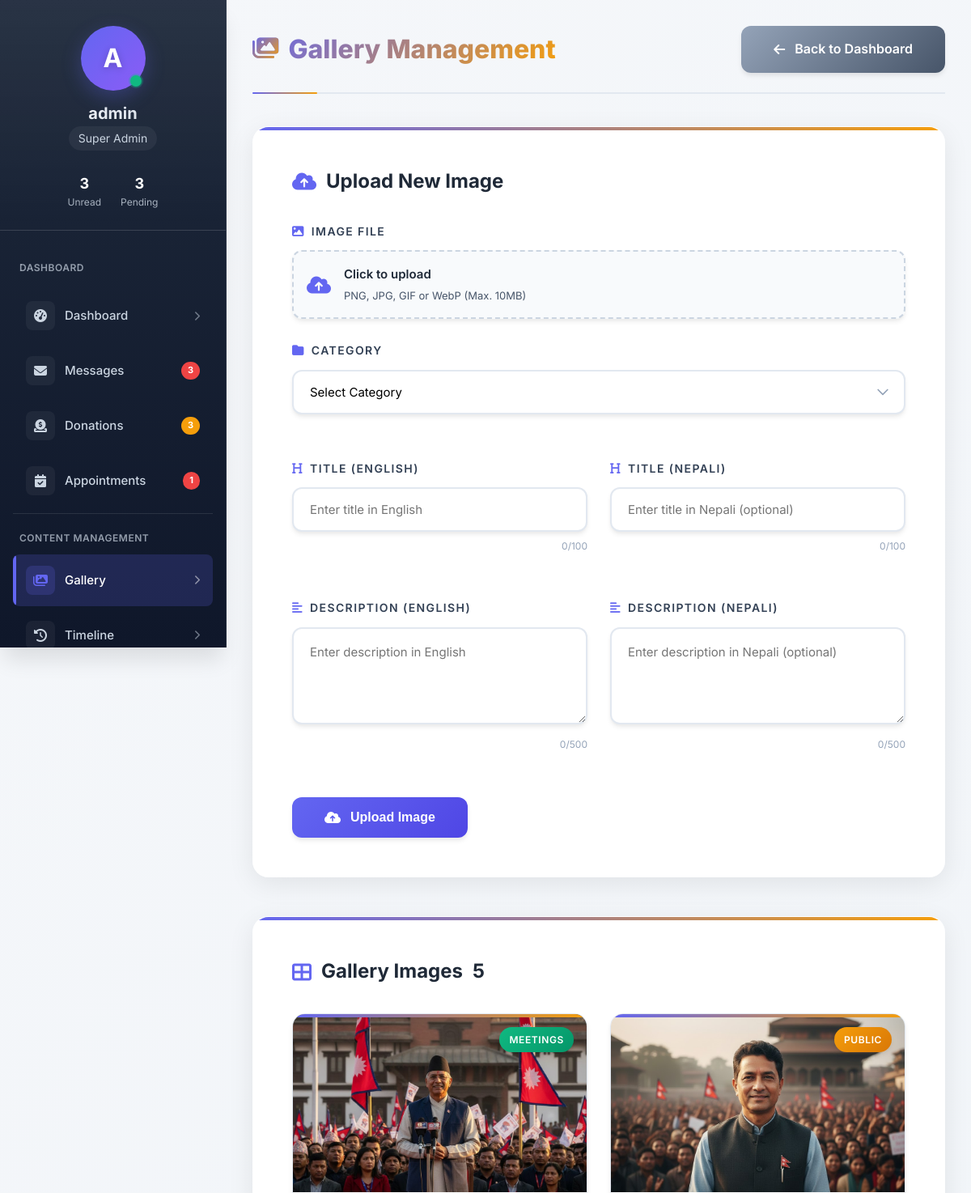
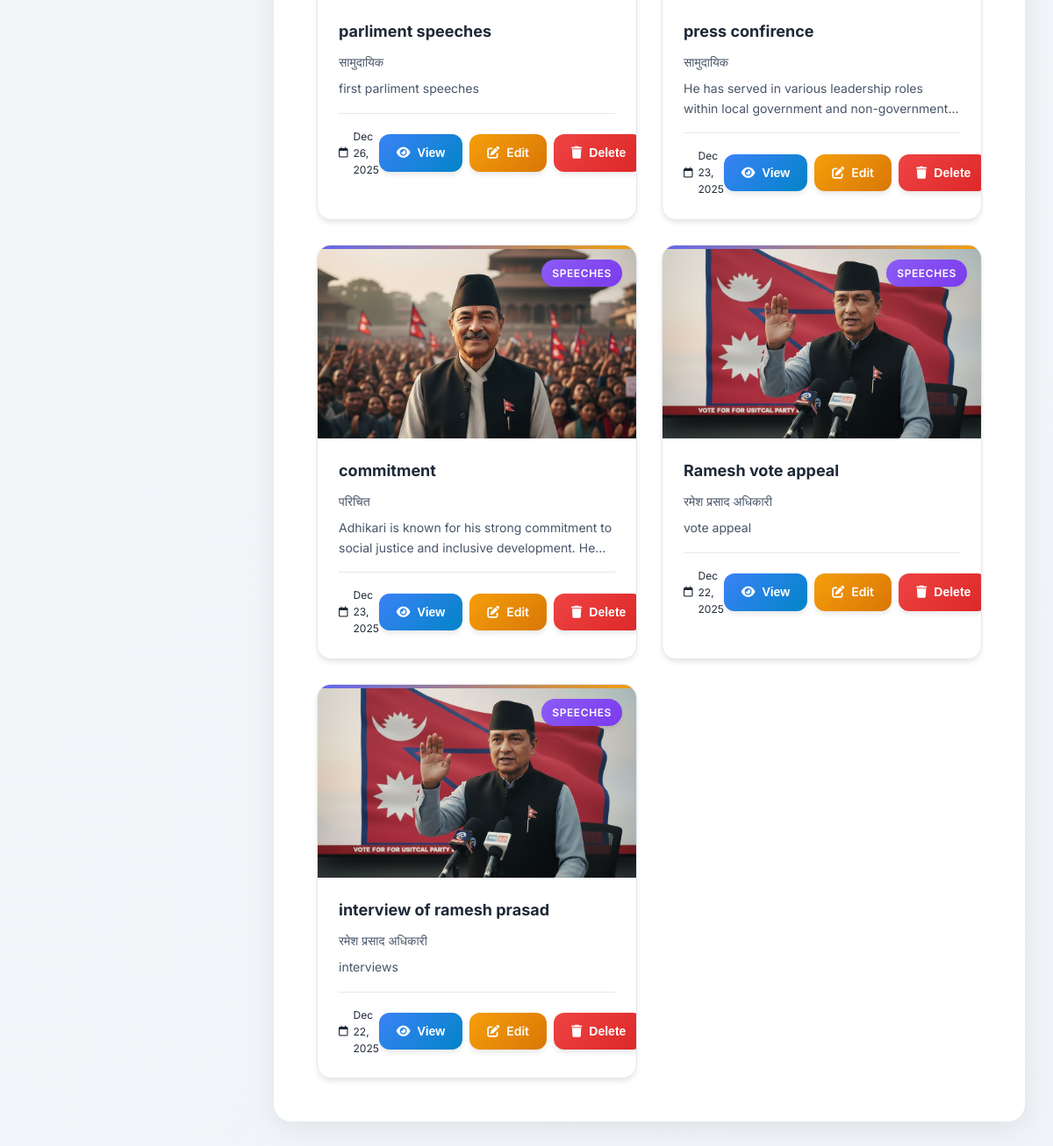
Screenshot of /backend/admin/gallery.php (signed in) with the database file from the repository (2 pictures, top to bottom).
### tables this page shows
CREATE TABLE `gallery_images` (
  `id` int(11) NOT NULL,
  `image_url` varchar(255) NOT NULL,
  `category` varchar(50) DEFAULT NULL,
  `title` varchar(200) DEFAULT NULL,
  `description` text DEFAULT NULL,
  `uploaded_by` varchar(100) DEFAULT NULL,
  `uploaded_at` timestamp NOT NULL DEFAULT current_timestamp(),
  `is_active` tinyint(1) DEFAULT 1,
  `title_np` varchar(200) DEFAULT NULL,
  `description_np` text DEFAULT NULL
);

### backend/admin/gallery.php (the view, shortened to what the rows shown need)
<?php
require_once __DIR__ . '/../database/connection.php';
$edit_mode = false;
$edit_image = null;
$stmt = $conn->query("SELECT * FROM gallery_images ORDER BY uploaded_at DESC");
$images = $stmt->fetchAll(PDO::FETCH_ASSOC);
?>
<!DOCTYPE html>
<html lang="en">
<head>
    <link rel="stylesheet" href="https://cdnjs.cloudflare.com/ajax/libs/font-awesome/6.4.0/css/all.min.css">
</head>
<body>
    <div class="admin-container">
        <main class="main-content">
            <div class="page-header">
                <h1><i class="fas fa-images"></i> Gallery Management</h1>
            </div>
            <?php if ($edit_mode && $edit_image): ?>
                <div class="edit-form-container">
                    <div class="page-header" style="border-bottom: none; margin-bottom: 1.5rem;">
                        <h2><i class="fas fa-edit"></i> Edit Image</h2>
                        <a href="?cancel_edit" class="btn btn-secondary">
                            <i class="fas fa-times"></i> <span>Cancel Edit</span>
                        </a>
                    </div>
                    <div class="current-image">
                        <img src="../uploads/gallery/<?php echo htmlspecialchars($edit_image['image_url']); ?>"
                             alt="Current Image">
                        <p>Current Image</p>
                    </div>
                    <form method="POST" enctype="multipart/form-data">
                        <input type="hidden" name="edit_id" value="<?php echo $edit_image['id']; ?>">
                        <div class="form-section">
                            <h3><i class="fas fa-camera"></i> Update Image (Optional)</h3>
                            <div class="form-group">
                                <div class="file-input-wrapper">
                                    <input type="file" name="new_image" id="newImageInput" accept="image/*">
                                    <div class="file-input-content">
                                        <i class="fas fa-cloud-upload-alt"></i>
                                        <div class="file-input-text">
                                            <h4>Click to update image</h4>
                                            <p>Leave empty to keep current image</p>
                                        </div>
                                    </div>
                                </div>
                                <img id="newImagePreview" src="" alt="New image preview" style="display: none;">
                            </div>
                        </div>
                        <div class="form-section">
                            <h3><i class="fas fa-info-circle"></i> Image Details</h3>
                            <div class="form-row">
                                <div class="form-group">
                                    <label class="form-label">
                                        <i class="fas fa-folder"></i> Category
                                    </label>
                                    <select name="category" class="form-select" required>
                                        <option value="">Select Category</option>
                                        <option value="speeches" <?php echo $edit_image['category'] == 'speeches' ? 'selected' : ''; ?>>🎤 Speeches</option>
                                        <option value="meetings" <?php echo $edit_image['category'] == 'meetings' ? 'selected' : ''; ?>>🤝 Meetings</option>
                                        <option value="public" <?php echo $edit_image['category'] == 'public' ? 'selected' : ''; ?>>🏛️ Public Events</option>
                                    </select>
                                </div>
                            </div>
                            <div class="form-row">
                                <div class="form-group">
                                    <label class="form-label">
                                        <i class="fas fa-heading"></i> Title (English)
                                    </label>
                                    <input type="text" name="title_en" class="form-input"
                                           value="<?php echo htmlspecialchars($edit_image['title']); ?>"
                                           placeholder="Enter title in English"
                                           required
                                           maxlength="100">
                                    <span class="char-count" data-for="title_en"></span>
                                </div>
                                <div class="form-group">
                                    <label class="form-label">
                                        <i class="fas fa-heading"></i> Title (Nepali)
                                    </label>
                                    <input type="text" name="title_np" class="form-input"
                                           value="<?php echo htmlspecialchars($edit_image['title_np'] ?? ''); ?>"
                                           placeholder="Enter title in Nepali (optional)"
                                           maxlength="100">
                                    <span class="char-count" data-for="title_np"></span>
                                </div>
                            </div>
                            <div class="form-row">
                                <div class="form-group">
                                    <label class="form-label">
                                        <i class="fas fa-align-left"></i> Description (English)
                                    </label>
                                    <textarea name="description_en" class="form-textarea"
                                              placeholder="Enter description in English"
                                              maxlength="500"><?php echo htmlspecialchars($edit_image['description'] ?? ''); ?></textarea>
                                    <span class="char-count" data-for="description_en"></span>
                                </div>
                                <div class="form-group">
                                    <label class="form-label">
                                        <i class="fas fa-align-left"></i> Description (Nepali)
                                    </label>
                                    <textarea name="description_np" class="form-textarea"
                                              placeholder="Enter description in Nepali (optional)"
                                              maxlength="500"><?php echo htmlspecialchars($edit_image['description_np'] ?? ''); ?></textarea>
                                    <span class="char-count" data-for="description_np"></span>
                                </div>
                            </div>
                        </div>
                        <div style="display: flex; gap: 1rem;">
                            <button type="submit" class="btn btn-warning">
                                <i class="fas fa-save"></i> <span>Update Image</span>
                            </button>
                            <a href="?cancel_edit" class="btn btn-secondary">
                                <i class="fas fa-times"></i> <span>Cancel</span>
                            </a>
                        </div>
                    </form>
                </div>
            <?php else: ?>
                <div class="form-container">
                    <h2><i class="fas fa-cloud-upload-alt"></i> Upload New Image</h2>
                </div>
            <?php endif; ?>
            <div class="form-container">
                <h2><i class="fas fa-th-large"></i> Gallery Images <span class="badge"><?php echo count($images); ?></span></h2>
                <?php if (empty($images)): ?>
                    <div class="empty-state">
                        <i class="fas fa-images"></i>
                        <h3>No images uploaded yet</h3>
                        <p>Upload your first image using the form above</p>
                        <a href="#uploadForm" class="btn">
                            <i class="fas fa-plus"></i> Upload Image
                        </a>
                    </div>
                <?php else: ?>
                    <div class="gallery-grid">
                        <?php foreach ($images as $img):
                            $categoryClass = 'category-' . $img['category'];
                            $uploadDate = date('M d, Y', strtotime($img['uploaded_at']));
                        ?>
                            <div class="gallery-item" id="gallery-item-<?php echo $img['id']; ?>">
                                <div class="gallery-image">
                                    <img src="../uploads/gallery/<?php echo htmlspecialchars($img['image_url']); ?>"
                                         alt="<?php echo htmlspecialchars($img['title']); ?>"
                                         loading="lazy">
                                    <span class="category-badge <?php echo $categoryClass; ?>">
                                        <?php
                                            $categoryNames = [
                                                'speeches' => 'Speeches',
                                                'meetings' => 'Meetings',
                                                'public' => 'Public'
                                            ];
                                            echo $categoryNames[$img['category']] ?? ucfirst($img['category']);
                                        ?>
                                    </span>
                                </div>
                                <div class="gallery-info">
                                    <h3><?php echo htmlspecialchars($img['title']); ?></h3>
                                    <?php if ($img['title_np']): ?>
                                        <p style="font-size: 0.875rem; color: var(--gray-600); margin-bottom: 0.5rem;">
                                            <?php echo htmlspecialchars($img['title_np']); ?>
                                        </p>
                                    <?php endif; ?>
                                    <?php if ($img['description']): ?>
                                        <div class="gallery-description">
                                            <?php echo htmlspecialchars($img['description']); ?>
                                        </div>
                                    <?php endif; ?>
                                    <div class="gallery-meta">
                                        <span class="gallery-date">
                                            <i class="far fa-calendar"></i> <?php echo $uploadDate; ?>
                                        </span>
                                        <div class="gallery-actions">
                                            <button type="button" class="btn btn-info btn-sm view-btn"
                                                    data-image="<?php echo htmlspecialchars($img['image_url']); ?>"
                                                    data-title="<?php echo htmlspecialchars($img['title']); ?>"
                                                    data-title-np="<?php echo htmlspecialchars($img['title_np'] ?? ''); ?>"
                                                    data-description="<?php echo htmlspecialchars($img['description'] ?? ''); ?>"
                                                    data-description-np="<?php echo htmlspecialchars($img['description_np'] ?? ''); ?>"
                                                    data-category="<?php echo htmlspecialchars($img['category']); ?>"
                                                    data-date="<?php echo $uploadDate; ?>">
                                                <i class="fas fa-eye"></i> <span>View</span>
                                            </button>
                                            <a href="?edit=<?php echo $img['id']; ?>" class="btn btn-warning btn-sm">
                                                <i class="fas fa-edit"></i> <span>Edit</span>
                                            </a>
                                            <button type="button" class="btn btn-danger btn-sm delete-btn" data-id="<?php echo $img['id']; ?>">
                                                <i class="fas fa-trash"></i> <span>Delete</span>
                                            </button>
                                        </div>
                                    </div>
                                </div>
                            </div>
                        <?php endforeach; ?>
                    </div>
                <?php endif; ?>
            </div>
        </main>
    </div>
</body>
</html>

### rows the page displays
gallery_images: image_url (picture), category "MEETINGS", title "parliment speeches", title_np "सामुदायिक", description "first parliment speeches", uploaded_at "Dec 26, 2025"
gallery_images: image_url (picture), category "PUBLIC", title "press confirence", title_np "सामुदायिक", description "He has served in various leadership roles within local government and…", uploaded_at "Dec 23, 2025"
gallery_images: image_url (picture), category "SPEECHES", title "commitment", title_np "परिचित", description "Adhikari is known for his strong commitment to social justice and inclusive development.…", uploaded_at "Dec 23, 2025"
gallery_images: image_url (picture), category "SPEECHES", title "Ramesh vote appeal", title_np "रमेश प्रसाद अधिकारी", description "vote appeal", uploaded_at "Dec 22, 2025"
gallery_images: image_url (picture), category "SPEECHES", title "interview of ramesh prasad", title_np "रमेश प्रसाद अधिकारी", description "interviews", uploaded_at "Dec 22, 2025"

### other values shown
$initial "A"
$username "admin"
$unreadMessages "3"
$pendingDonations "3"
$appointmentsPending "1"
count($images) "5"
